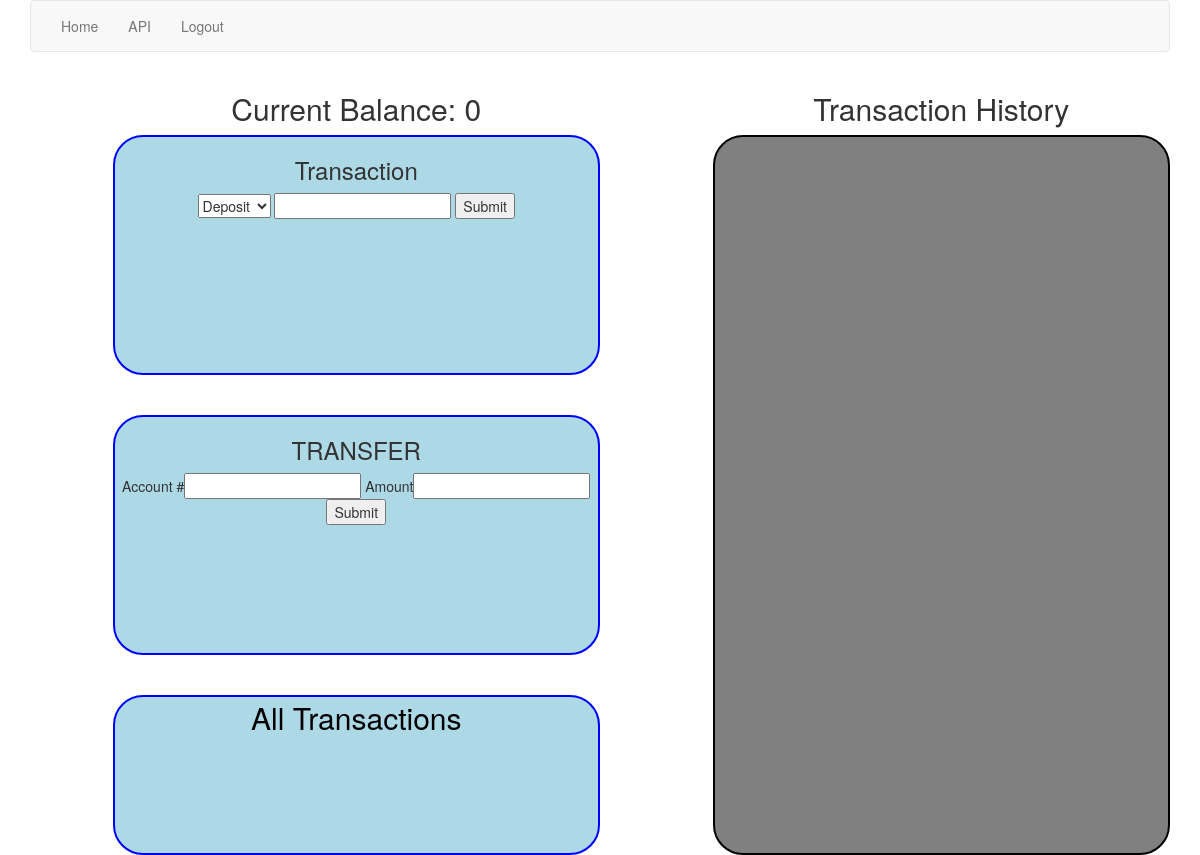
The page /accounts/profile/ (signed in) on the database as committed earlier.
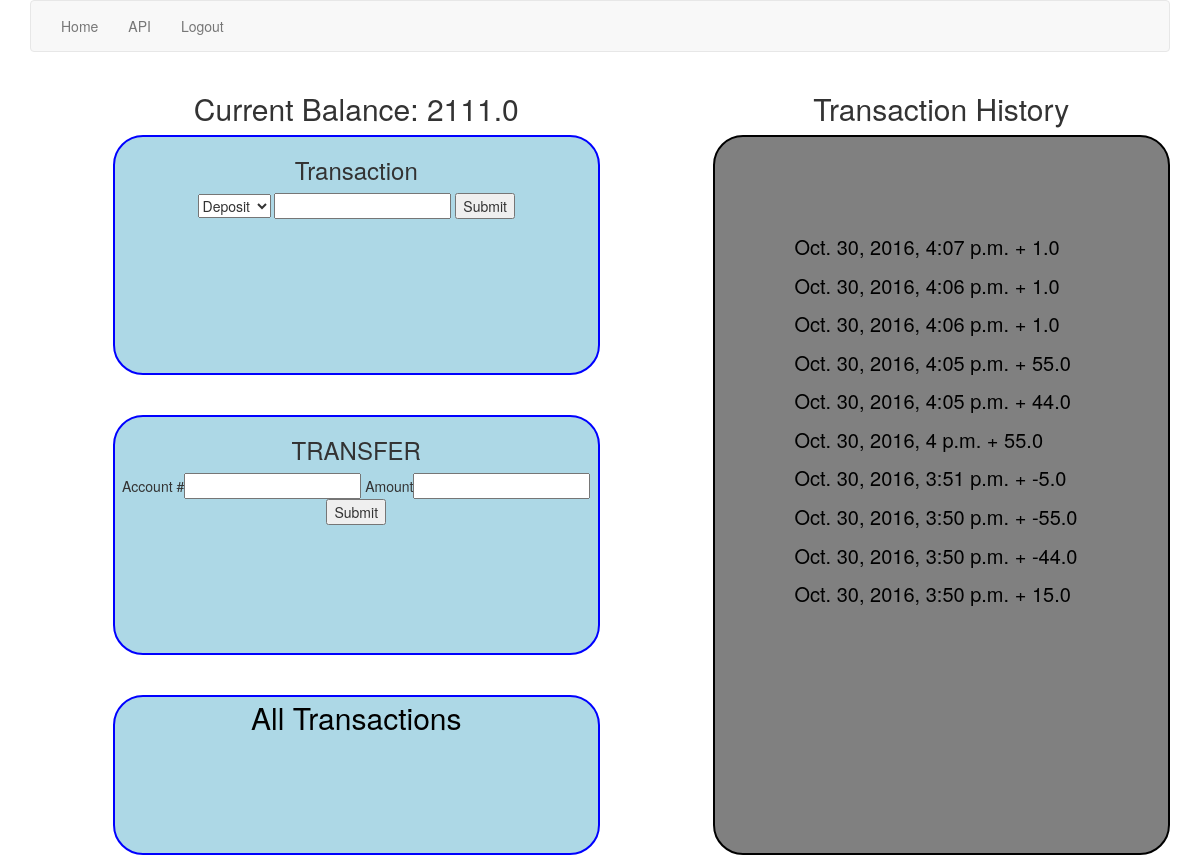
The same page on the database as committed later.
### banker/models.py (models this page shows, shortened)
class Transaction(models.Model):
    trans_type = models.CharField(max_length=1, choices=TRANSACTION_TYPE, null=True)
    account = models.ForeignKey(Account)
    amount = models.FloatField(default=0)
    time = models.DateTimeField(auto_now_add=True)

### banker/views.py (the view)
# urls.py: url(r'^accounts/profile/$', ProfileView.as_view(), name="profile_view"),
class ProfileView(ListView):
    model = Transaction
    template_name = "profile.html"
    def get_context_data(self):
        context = super().get_context_data()
        trans = Transaction.objects.filter(account = self.request.user.account.id)
        start = 0
        for x in trans:
            if x.trans_type == "+":
                start = start + x.amount
            else:
                if start - x.amount < 0:
                    pass
                else:
                    start = start - x.amount
        flip = trans.order_by('-time')
        recent = flip[:10]
        context['recent'] = recent
        context['balance'] = start
        context['trans'] = trans
        return context

### templates/profile.html (shortened to what this page needs)
{% extends 'base.html' %}
{% block content %}
<div class="container">
  <nav class="navbar navbar-default">
    <div class="container-fluid">
      <div class="nav navbar-nav">
        <li><a href="{% url 'index_view' %}">Home</a></li>
        <li><a href="{% url 'transaction_list_create_api_view' %}">API</a></li>
        <li><a href="{% url 'logout' %}">Logout</a></li>
      </div>
    </div>
  </nav>
<div class="row">
  <div class="col-md-1"></div>
  <div class="col-md-5">
      <h2 class="centered">Current Balance: {{ balance }}</h2>
    <div class="row transaction">
      <h3>Transaction</h3>
      <form class="" action="{%  url 'transaction_create_view' %}" method="post">
        <select name="trans_type">
        <option value="+">Deposit</option>
        </select>
         <input type="number" step=".01" name="amount" value="">
         <input type="submit" name="" value="Submit">
       </form>
    </div>
    <div class="row blank"></div>
    <div class="row transaction">
    <h3>TRANSFER</h3>
    <form class="" action="{%  url 'transfer_create_view' %}" method="post">
    Account #<input type="number" name="account" value="">
    Amount<input type="number" step=".01" name="amount" value="">
    <input type="submit" name="" value="Submit">
    </form>
</div>
<div class="row blank"></div>
<div class="row profile_link">
<a href="{% url 'transaction_list_create_api_view' %}">All Transactions</a>
</div>
</div>
  <div class="col-md-1">  </div>
    <div class="col-md-5">
            <h2 class="centered">Transaction History</h2>
          <div class="history">
            {% for x in recent %}
              <p>
            {{ x.time }} {{ x.trans_type }} {{ x.amount }}
              </p>
            {% endfor %}
    </div>
  </div>
</div>
{% endblock %}

Rows that differ between the two databases and show on the page:
added Transaction: time "Oct. 30, 2016, 4:07 p.m.", trans_type "+", amount "1.0"
added Transaction: time "Oct. 30, 2016, 4:06 p.m.", trans_type "+", amount "1.0"
added Transaction: time "Oct. 30, 2016, 4:06 p.m.", trans_type "+", amount "1.0"
added Transaction: time "Oct. 30, 2016, 4:05 p.m.", trans_type "+", amount "55.0"
added Transaction: time "Oct. 30, 2016, 4:05 p.m.", trans_type "+", amount "44.0"
added Transaction: time "Oct. 30, 2016, 4 p.m.", trans_type "+", amount "55.0"
added Transaction: time "Oct. 30, 2016, 3:51 p.m.", trans_type "+", amount "-5.0"
added Transaction: time "Oct. 30, 2016, 3:50 p.m.", trans_type "+", amount "-55.0"
added Transaction: time "Oct. 30, 2016, 3:50 p.m.", trans_type "+", amount "-44.0"
added Transaction: time "Oct. 30, 2016, 3:50 p.m.", trans_type "+", amount "15.0"
Other text that changed with them:
{{ balance }}: "0" → "2111.0"
